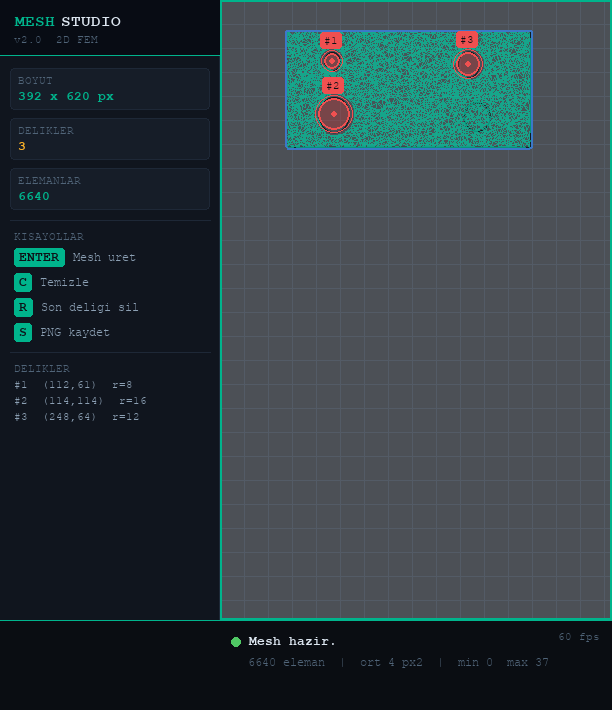
#> input picture mesh_output.png, 612 x 710 px; its folder holds only this picture in this run
$ python -i ders1.py   (imports and definitions only)
#> lines starting #> are read from the running program, lines starting #| are printed output that depends on the picture
"""
2D Mühendislik Mesh Uygulaması — Yeniden Tasarım
==================================================
Tasarım: Koyu endüstriyel tema, temiz mesh görselleştirme,
         profesyonel mühendislik yazılımı estetiği.

Kurulum:
    pip install pygame numpy scipy opencv-python
"""

import sys, math
import tkinter as tk
from tkinter import filedialog

import cv2
import numpy as np
import pygame
from scipy.spatial import Delaunay

# ─── RENK PALETİ ──────────────────────────────────────────────────────────────
# Endüstriyel koyu tema
BG          = (13,  17,  23)    # çok koyu lacivert-gri
CANVAS_BG   = (20,  26,  34)    # tuval arka planı
PANEL_BG    = (10,  13,  18)    # alt panel
BORDER      = (30,  40,  55)    # çerçeve çizgisi
ACCENT      = (0,   180, 140)   # teal aksan (ana renk)
ACCENT2     = (255, 180, 40)    # amber (uyarı/vurgu)
TEXT_BRIGHT = (220, 230, 240)   # parlak metin
TEXT_DIM    = (80,  100, 120)   # soluk metin
TEXT_MID    = (140, 160, 180)   # orta metin

# Mesh renkleri
MESH_LINE   = (0,   200, 160)   # teal çizgi
MESH_FILL_A = 18                # fill alfa
MESH_FILL_C = (0,   160, 120)   # fill rengi

# Dış kontur
OUTLINE_C   = (60,  120, 200)   # mavi outline
OUTLINE_W   = 2

# Delik renkleri
HOLE_FILL   = (200, 50,  50,  110)
HOLE_EDGE   = (240, 80,  80)
HOLE_HOVER  = (255, 120, 60)

# ─── AYARLAR ──────────────────────────────────────────────────────────────────
MAX_W, MAX_H   = 920, 620
PANEL_H        = 90
INNER_PTS      = 3200
CONTOUR_STEP   = 0.0012
CIRCLE_PTS     = 52
HOLE_MARGIN    = 4
MIN_HOLE_R     = 4
MAX_HOLE_RATIO = 0.30

# ─── DURUM ────────────────────────────────────────────────────────────────────
detected_holes = []
mesh_tris      = []
is_generated   = False
status_msg     = "Delik secmek icin tikla  |  Mesh icin ENTER"
hover_hole     = -1
mesh_stats_txt = ""

# ─── YARDIMCILAR ──────────────────────────────────────────────────────────────

def open_file():
    root = tk.Tk(); root.withdraw()
    root.attributes("-topmost", True)
    p = filedialog.askopenfilename(
        title="Resim Sec",
        filetypes=[("Resim", "*.png *.jpg *.jpeg *.bmp"), ("Tumu", "*.*")]
    )
    root.destroy()
    return p


def load_image(path):
    with open(path, "rb") as f:
        buf = np.frombuffer(f.read(), dtype=np.uint8)
    img = cv2.imdecode(buf, cv2.IMREAD_COLOR)
    if img is None: raise ValueError("Resim okunamadi.")
    h, w = img.shape[:2]
    scale = min(MAX_W / w, MAX_H / h, 1.0)
    img = cv2.resize(img, (int(w*scale), int(h*scale)), interpolation=cv2.INTER_AREA)
    gray = cv2.cvtColor(img, cv2.COLOR_BGR2GRAY)
    blur = cv2.GaussianBlur(gray, (5, 5), 0)
    _, thr = cv2.threshold(blur, 200, 255, cv2.THRESH_BINARY_INV)
    return img, thr


def find_main_contour(thr):
    cnts, _ = cv2.findContours(thr, cv2.RETR_EXTERNAL, cv2.CHAIN_APPROX_SIMPLE)
    return max(cnts, key=cv2.contourArea) if cnts else None


def find_inner_contours(thr, main_cnt):
    cnts, _ = cv2.findContours(thr, cv2.RETR_LIST, cv2.CHAIN_APPROX_SIMPLE)
    H, W = thr.shape
    max_r = min(W, H) * MAX_HOLE_RATIO
    inner = []
    for c in cnts:
        if cv2.contourArea(c) < math.pi * MIN_HOLE_R**2: continue
        (cx, cy), r = cv2.minEnclosingCircle(c)
        if r >= max_r: continue
        if np.array_equal(c, main_cnt): continue
        if cv2.pointPolygonTest(main_cnt, (float(cx), float(cy)), False) > 0:
            inner.append((c, float(cx), float(cy), float(r)))
    return inner


def point_near_hole(px, py, holes, tol=6):
    return any(math.hypot(px-hx, py-hy) < hr+tol for hx, hy, hr in holes)


# [30 lines left out: function generate_mesh, not called in this run]


def tri_area(t):
    a, b, c = t
    return abs((b[0]-a[0])*(c[1]-a[1]) - (c[0]-a[0])*(b[1]-a[1])) / 2


def draw_rounded_rect(surf, color, rect, radius=8, width=0):
    pygame.draw.rect(surf, color, rect, width, border_radius=radius)


def img_to_surface(img_bgr):
    rgb = cv2.cvtColor(img_bgr, cv2.COLOR_BGR2RGB)
    return pygame.image.fromstring(rgb.tobytes(), (rgb.shape[1], rgb.shape[0]), "RGB")


# ─── BADGE ÇİZİCİ ─────────────────────────────────────────────────────────────
# [23 lines left out: function draw_badge, not called in this run]


# ─── ANA PROGRAM ──────────────────────────────────────────────────────────────
def main():
    global detected_holes, mesh_tris, is_generated, status_msg, hover_hole, mesh_stats_txt

    path = open_file()
#> the answer given: ../mesh_output.png
    if not path: sys.exit()

    try:
        orig_img, thresh = load_image(path)
#> in load_image, img is the input picture: shape (710, 612, 3); mean B, G, R 65.3, 60.1, 47.4
#> in load_image, `gray = cv2.cvtColor(img, cv2.COLOR_BGR2GRAY)`:
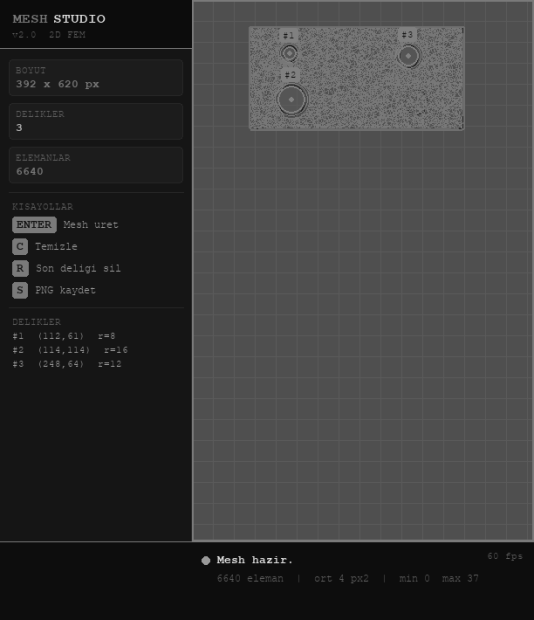
#> gray: shape (620, 534); min 12, max 226, mean 56.8
#> in load_image, `_, thr = cv2.threshold(blur, 200, 255, cv2.THRESH_BINARY_INV)`: thr: shape (620, 534); every value is 255
    except Exception as e:
        print(f"Hata: {e}"); sys.exit()

    H_img, W_img = orig_img.shape[:2]
#> H_img = 620; W_img = 534
    main_cnt     = find_main_contour(thresh)
#> in find_main_contour, `cnts, _ = cv2.findContours(thr, cv2.RETR_EXTERNAL, cv2.CHAIN_APPROX_SI..`: cnts = [[[0, 0], [0, 619], [533, 619], [533, 0]]]
#> main_cnt = [[0, 0], [0, 619], [533, 619], [533, 0]]
    if main_cnt is None: print("Kontur bulunamadi."); sys.exit()

    inner_contours = find_inner_contours(thresh, main_cnt)
#> in find_inner_contours, `cnts, _ = cv2.findContours(thr, cv2.RETR_LIST, cv2.CHAIN_APPROX_SIMPLE)`: cnts = [[[0, 0], [0, 619], [533, 619], [533, 0]]]
#> the loop in find_inner_contours, `for c in cnts:` made 1 pass
#> (c, cx, cy, r) on pass 1: ([[0, 0], [0, 619], [533, 619], [533, 0]], 266.5, 309.5, 408.4)
#> after the loop in find_inner_contours, `for c in cnts:`: inner = []
#> inner_contours = []

    pygame.init()

    # Pencere boyutu: canvas + sol sidebar (240px) + sağ boşluk
    SIDEBAR    = 220
    WIN_W      = W_img + SIDEBAR
#> WIN_W = 754
    WIN_H      = H_img + PANEL_H
#> WIN_H = 710
    CANVAS_X   = SIDEBAR   # canvas solda değil, sağda

#> (the run stopped early here; a loop or call above may not have finished)
